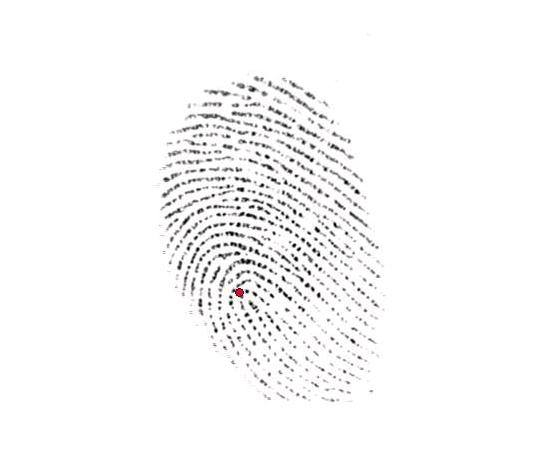
%> input picture Görüntü İşleme/Sunumlar-Proje/Proje/parmakizi/ee.jpg, 550 x 457 px
$ octave --eval "result = histo('ee.jpg');"   (GNU Octave 9; MATLAB toolbox functions it lacks are replaced by stand-ins)
%> lines starting %> are read from the running program, lines starting %| are printed output that depends on the picture
function y=histo(resim) %fonksiyon oluþturulur
%> called with resim = 'ee.jpg'
goruntu1=imread(resim);
%> goruntu1 is the input picture: size 457x550x3 uint8; mean R, G, B 248.2, 248, 248.1
a=imhist(goruntu1);%görüntü1 in histogram grafiðini veren komut
%> a = 256 values, max 612206 at index 256, min 14 at index 5, mean 2945.5
goruntu2=histeq(goruntu1);%görüntü1 e histogram eþitlemesi yapan komut
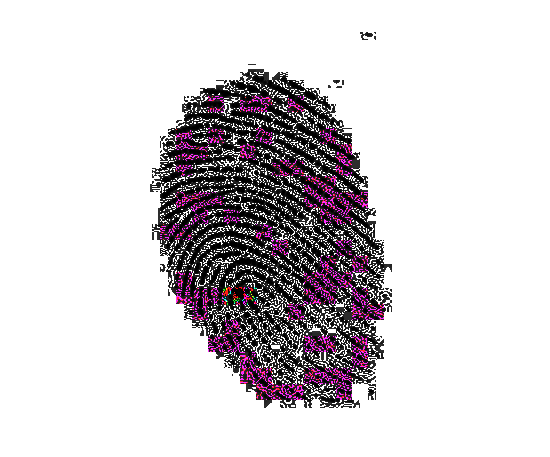
%> goruntu2: size 457x550x3 uint8; mean R, G, B 212.7, 208.6, 211.8
hist2=imhist(goruntu2);%yoðunluk görüntü için histogram hesaplar goruntu2 histogram grafiði görülür. Histogramda kutularýnýn sayýsý görüntü türüne göre belirlenir.
%> hist2 = 256 values, max 612206 at index 256, min 0 at index 2, mean 2945.5
subplot(2,2,1)
imshow(goruntu1)% goruntu1 resmi gösterilir
title(resim)
subplot(2,2,2)
title('orijinal resmin histogramý')
imshow(a)
subplot(2,2,3)
title('Histogram eþitlemesi iþleminin ardýndan resim')
imshow(goruntu2)
subplot(2,2,4)
imshow(hist2)
title('Histogram eþitlemesi iþlemi ardýndan histogram')
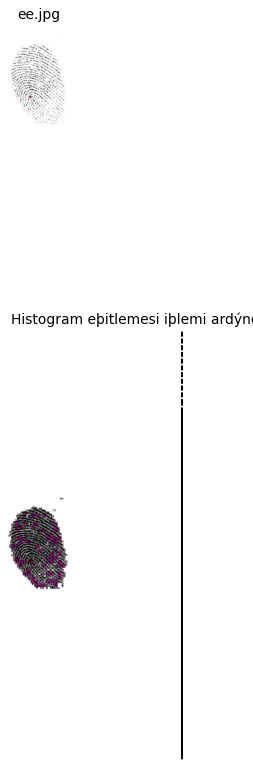
%> figure redrawn from the program's plot data, 4 panels
end
%> (the run ends here)
